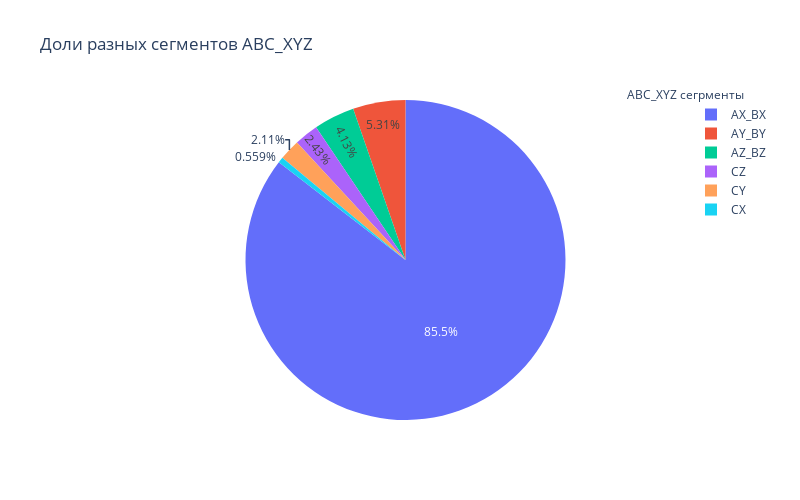

This figure's notebook cell:
### Code cell
fig = go.Figure(data=[go.Pie(labels = ABC_XYZ['ABC_XYZ'],
                             values = ABC_XYZ['revenue'])])
fig.update_layout(title='Доли разных сегментов ABC_XYZ ',
                  width=800, 
                  height=500,
                  annotations=[dict(x=1.12, 
                                    y=1.05,
                                    text='ABC_XYZ сегрменты',
                                    showarrow=False)])
fig.show()

### Figure 1 — Plotly figure (JSON) as saved in the notebook; plotly's stock layout.template omitted (floating-point values rounded to 4 significant figures; data arrays with more than 128 entries replaced by an {"elided": "..."} marker saying what was removed)
{"data": [{"labels": {"elided": "981 str values"}, "type": "pie", "values": {"elided": "981 float values"}}], "layout": {"annotations": [{"showarrow": false, "text": "ABC_XYZ сегрменты", "x": 1.12, "y": 1.05}], "height": 500, "title": {"text": "Доли разных сегментов ABC_XYZ "}, "width": 800}}
